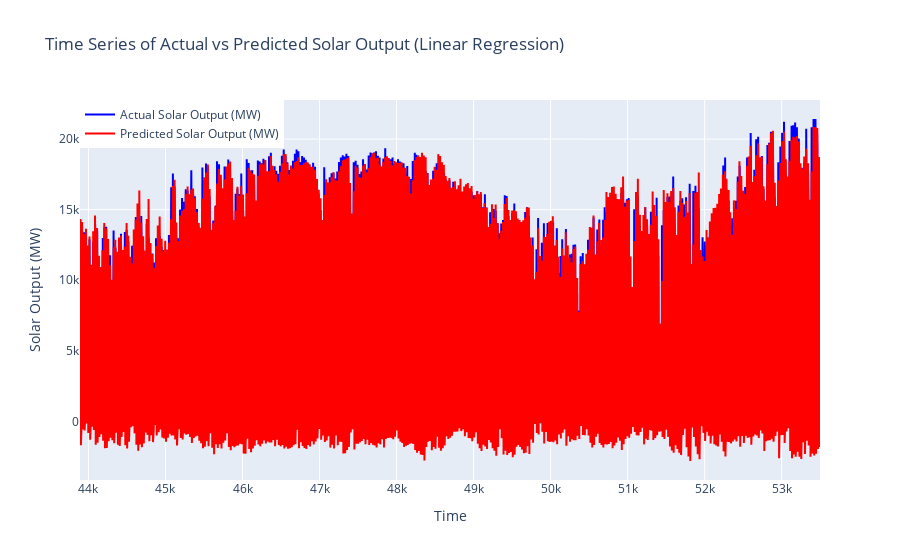

Notebook source saved alongside this figure:
### Code cell
#plot predictions from the linear regression as a time series
import plotly.graph_objects as go
# Create a time series plot for the linear regression predictions
fig_time_series = go.Figure()
# Add actual values
fig_time_series.add_trace(go.Scatter
    (x=y_test.index, y=y_test, mode='lines', name='Actual Solar Output (MW)', line=dict(color='blue')))
# Add predicted values
fig_time_series.add_trace(go.Scatter
    (x=y_test.index, y=y_pred, mode='lines', name='Predicted Solar Output (MW)', line=dict(color='red')))
# Add layout details
fig_time_series.update_layout(
    title='Time Series of Actual vs Predicted Solar Output (Linear Regression)',
    xaxis_title='Time',
    yaxis_title='Solar Output (MW)',
    legend=dict(x=0, y=1, traceorder='normal')
)
fig_time_series.show()

### Figure 1 — Plotly figure (JSON) as saved in the notebook; plotly's stock layout.template omitted (floating-point values rounded to 4 significant figures; data arrays with more than 128 entries replaced by an {"elided": "..."} marker saying what was removed)
{"data": [{"line": {"color": "blue"}, "mode": "lines", "name": "Actual Solar Output (MW)", "type": "scatter", "x": {"elided": "9609 int values"}, "y": {"elided": "9609 float values"}}, {"line": {"color": "red"}, "mode": "lines", "name": "Predicted Solar Output (MW)", "type": "scatter", "x": {"elided": "9609 int values"}, "y": {"elided": "9609 float values"}}], "layout": {"legend": {"traceorder": "normal", "x": 0, "y": 1}, "title": {"text": "Time Series of Actual vs Predicted Solar Output (Linear Regression)"}, "xaxis": {"title": {"text": "Time"}}, "yaxis": {"title": {"text": "Solar Output (MW)"}}}}
